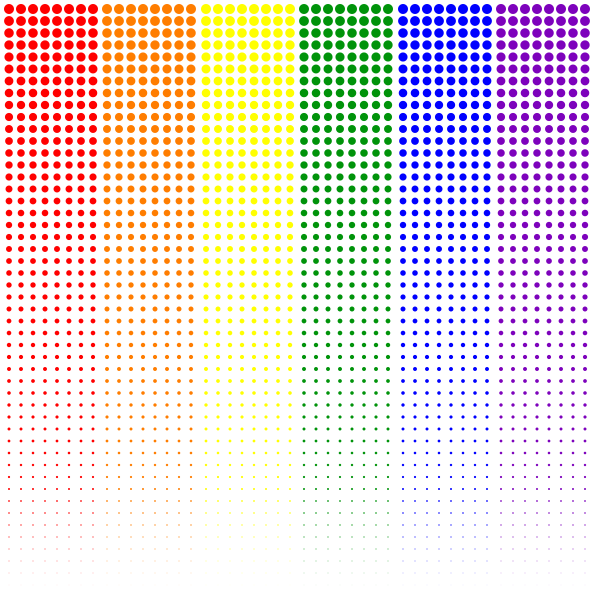
Frame 1 (no input)
Frame 60 (the mouse pressed at the canvas centre just before this capture): identical to frame 1, image omitted
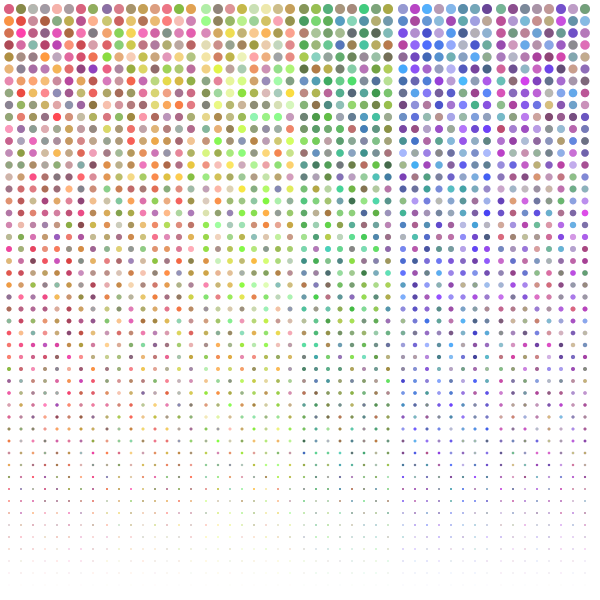
Frame 120 (the mouse held since frame 60 and released just before this capture)

The Processing sketch that drew these frames (run headless with seeded random() and noise(); from frame 60 on, the mouse is pressed at the canvas centre):

// Processing sketch: processing_36706
// ── processing_36706.pde


                

void setup () {
  size (600, 600);
}

void draw () {

  float vx= 10; 
  float vy = 12;
  float r=random (0, 255); 
  float g=random (0, 255);
  float b=random (0, 255);
  float trans =  map(mouseX, 0, width, 0, 255);

  int margin = 9; 
  smooth ();


  background(255); 
  noStroke(); 


  for (int i = margin; i < height-margin; i += vy) {
    if (vx > 0)
    {

      for (int j = margin; j < (width-margin)/6; j+= vy) {
        fill(255, 0, 0, 255-trans);
        ellipse(j, i, vx, vx);
      }
      for (int j = margin+(width-margin)/6; j < 2*(width-margin)/6; j+= vy) {
        fill(255, 125, 0, 255-trans);
        ellipse(j, i, vx, vx);
      }
      for (int j = margin+2*(width-margin)/6; j < 3*(width-margin)/6; j+= vy) {
        fill(255, 255, 0, 255-trans);
        ellipse(j, i, vx, vx);
      }
      for (int j = margin+3*(width-margin)/6; j < 4*(width-margin)/6; j+= vy) {
        fill(0, 147, 10, 255-trans);
        ellipse(j, i, vx, vx);
      }
      for (int j = margin+4*(width-margin)/6; j < 5*(width-margin)/6; j+= vy) {
        fill(0, 0, 255, 255-trans);
        ellipse(j, i, vx, vx);
      }
      for (int j = margin+5*(width-margin)/6; j < 6*(width-margin)/6; j+= vy) {
        fill(125, 2, 188, 255-trans);
        ellipse(j, i, vx, vx);
      }

// random color circles
      for (int j = margin; j < (width-margin)/6; j+= vy) {
        fill(random(0,255), random(0,255), random(0,255), trans);
        ellipse(j, i, vx, vx);
      }
      for (int j = margin+(width-margin)/6; j < 2*(width-margin)/6; j+= vy) {
        fill(random(0,255), random(0,255), random(0,255), trans);
        ellipse(j, i, vx, vx);
      }
      for (int j = margin+2*(width-margin)/6; j < 3*(width-margin)/6; j+= vy) {
        fill(random(0,255), random(0,255), random(0,255), trans);
        ellipse(j, i, vx, vx);
      }
      for (int j = margin+3*(width-margin)/6; j < 4*(width-margin)/6; j+= vy) {
        fill(random(0,255), random(0,255), random(0,255), trans);
        ellipse(j, i, vx, vx);
      }
      for (int j = margin+4*(width-margin)/6; j < 5*(width-margin)/6; j+= vy) {
        fill(random(0,255), random(0,255), random(0,255), trans);
        ellipse(j, i, vx, vx);
      }
      for (int j = margin+5*(width-margin)/6; j < 6*(width-margin)/6; j+= vy) {
        fill(random(0,255), random(0,255), random(0,255), trans);
        ellipse(j, i, vx, vx);
      }


      fill (255);
    } 
    else {
      fill (0, 0, 0);
    }
    vx = vx - 0.2;
  }
}
